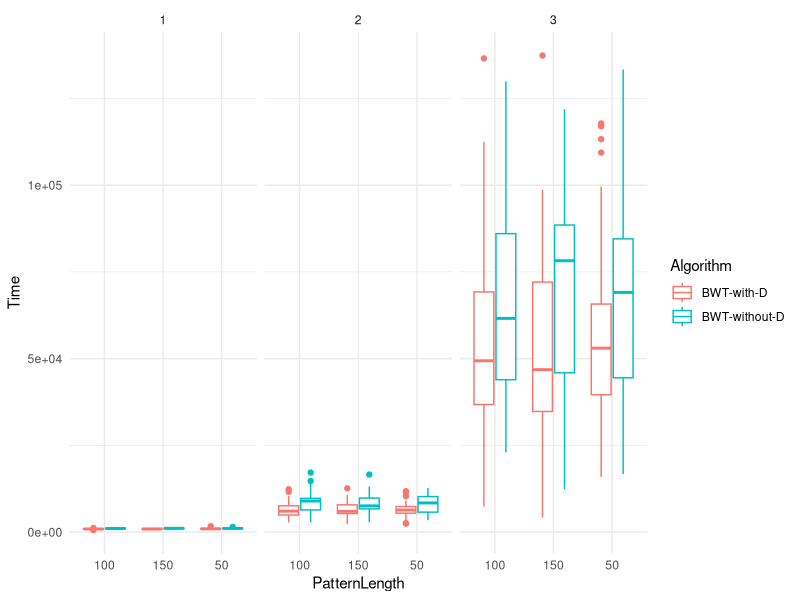
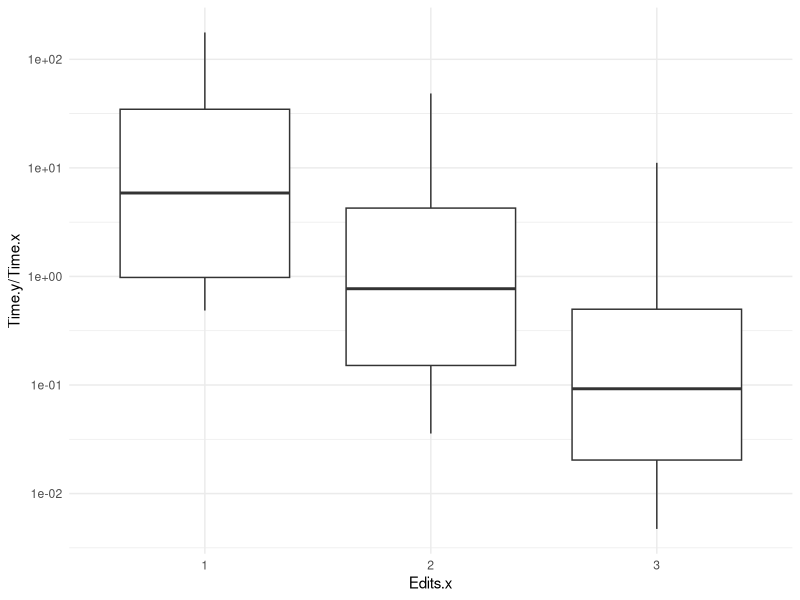

Reproduce these figures in R, in order.
library(tidyverse)
library(ggridges)

performance <- read_table2("bwt_search.txt",
                           col_names = c("Algorithm", "PatternLength", "PatternDistance",
                                         "Edits", "Time"),
                           col_types = "ccncn")

ggplot(performance,
       aes(x = PatternLength, y = Time, color = Algorithm)) +
    facet_grid(~ Edits) +
    geom_boxplot() +
    theme_minimal()

withoutD <- performance %>% filter(Algorithm == "BWT-without-D")
withD <- performance %>% filter(Algorithm == "BWT-with-D")

comparison <- inner_join(withoutD, withD, by = "PatternLength")

comparison %>% ggplot(aes(x = Edits.x, y = Time.y / Time.x)) +
    geom_boxplot() +
    scale_y_log10() +
    theme_minimal()
